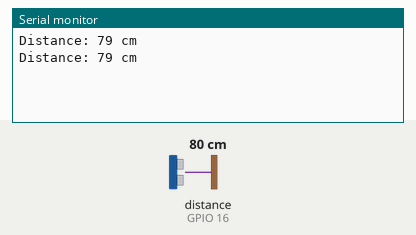
Recording of a sketch running on a simulated ESP32. Parts: the last lines printed to the serial monitor. Wiring (inferred from the names in the program): ultrasonic range finder: trigger GPIO 17; echo GPIO 16. Inputs (shaded band) come from the test bench; at power-on: distance to the obstacle (sensor on GPIO 16) 80 cm. The echo pulse lasts 58.3 µs per cm.

Above: at 2.8 s.
2.9 s: distance to the obstacle (sensor on GPIO 16) set to 2 cm
At 3.8 s:
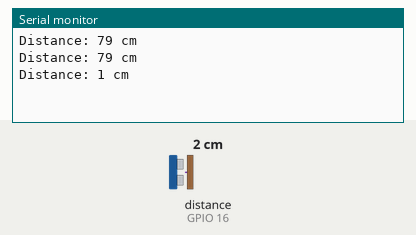
4.4 s: distance to the obstacle (sensor on GPIO 16) set to 4 cm
At 5.7 s:
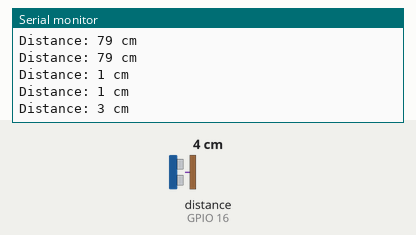
Timing chart, 0 to 7.4 s (numbered marks = the images above; inputs shaded):
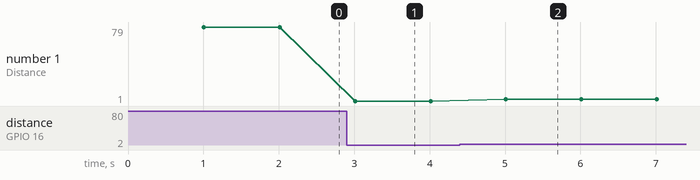

The sketch:

ultrasonic_testing.ino
```cpp
#define ECHO_PIN 16 // attach pin 16 esp32 to pin Echo of HY-SRF05
#define TRIG_PIN 17 // attach pin 17 esp32 to pin Trig of HY-SRF05

void setup()
{
  Serial.begin(115200);
  pinMode(TRIG_PIN, OUTPUT); // Sets the TRIG_PIN as an OUTPUT
  pinMode(ECHO_PIN, INPUT);  // Sets the ECHO_PIN as an INPUT
}

void loop()
{
  delay(1000);

  long duration; // variable for the duration of sound wave travel
  int distance;  // variable for the distance measurement

  // Clears the TRIG_PIN condition
  digitalWrite(TRIG_PIN, LOW);
  delayMicroseconds(2);
  // Sets the TRIG_PIN HIGH (ACTIVE) for 10 microseconds
  digitalWrite(TRIG_PIN, HIGH);
  delayMicroseconds(10);
  digitalWrite(TRIG_PIN, LOW);
  // Reads the ECHO_PIN, returns the sound wave travel time in microseconds
  duration = pulseIn(ECHO_PIN, HIGH);
  // Calculating the distance
  distance = duration * 0.034 / 2; // Speed of sound wave divided by 2 (go and back)
  // Displays the distance on the Serial Monitor
  Serial.println("Distance: " + String(distance) + " cm");
}
```

Measured:
- after the input at 2.9 s, the serial monitor: prints a new line after 0.11 s (image 1)
- after the input at 4.4 s, the serial monitor: prints a new line after 0.61 s (image 2)
- plotted number 1: 79 → 1 after the input at 2.9 s, 1 → 3 after the input at 4.4 s
